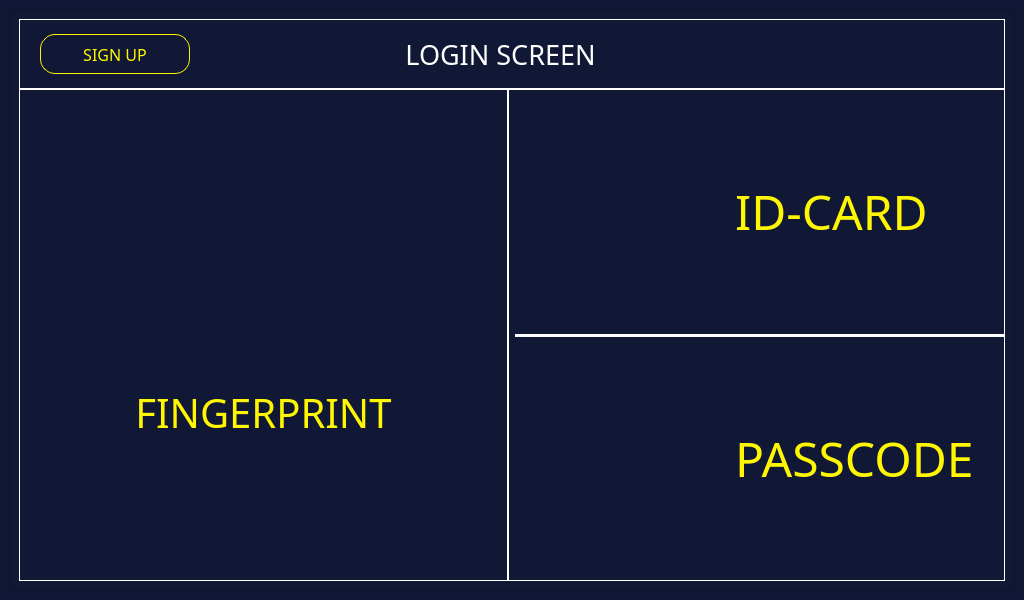
<?xml version="1.0" encoding="UTF-8"?>
<ui version="4.0">
 <class>MainWindow</class>
 <widget class="QMainWindow" name="MainWindow">
  <property name="geometry">
   <rect>
    <x>0</x>
    <y>0</y>
    <width>1024</width>
    <height>600</height>
   </rect>
  </property>
  <property name="windowTitle">
   <string>MainWindow</string>
  </property>
  <property name="layoutDirection">
   <enum>Qt::LeftToRight</enum>
  </property>
  <property name="styleSheet">
   <string notr="true">background-color: rgb(17, 24, 53);</string>
  </property>
  <widget class="QWidget" name="centralwidget">
   <layout class="QHBoxLayout" name="horizontalLayout_5">
    <property name="spacing">
     <number>0</number>
    </property>
    <item>
     <widget class="QFrame" name="frame">
      <property name="styleSheet">
       <string notr="true"/>
      </property>
      <property name="frameShape">
       <enum>QFrame::StyledPanel</enum>
      </property>
      <property name="frameShadow">
       <enum>QFrame::Raised</enum>
      </property>
      <layout class="QVBoxLayout" name="verticalLayout_4">
       <property name="spacing">
        <number>0</number>
       </property>
       <item>
        <widget class="QFrame" name="frame_2">
         <property name="maximumSize">
          <size>
           <width>16777215</width>
           <height>70</height>
          </size>
         </property>
         <property name="styleSheet">
          <string notr="true">border :1px solid;
border-color: rgb(255, 255, 255);</string>
         </property>
         <property name="frameShape">
          <enum>QFrame::StyledPanel</enum>
         </property>
         <property name="frameShadow">
          <enum>QFrame::Raised</enum>
         </property>
         <layout class="QVBoxLayout" name="verticalLayout_3">
          <property name="leftMargin">
           <number>10</number>
          </property>
          <property name="topMargin">
           <number>10</number>
          </property>
          <property name="rightMargin">
           <number>10</number>
          </property>
          <property name="bottomMargin">
           <number>10</number>
          </property>
          <item>
           <widget class="QFrame" name="frame_8">
            <property name="styleSheet">
             <string notr="true">border:none</string>
            </property>
            <property name="frameShape">
             <enum>QFrame::StyledPanel</enum>
            </property>
            <property name="frameShadow">
             <enum>QFrame::Raised</enum>
            </property>
            <layout class="QHBoxLayout" name="horizontalLayout">
             <property name="spacing">
              <number>0</number>
             </property>
             <property name="leftMargin">
              <number>10</number>
             </property>
             <property name="topMargin">
              <number>0</number>
             </property>
             <property name="rightMargin">
              <number>10</number>
             </property>
             <property name="bottomMargin">
              <number>0</number>
             </property>
             <item>
              <widget class="QPushButton" name="btRegis">
               <property name="maximumSize">
                <size>
                 <width>150</width>
                 <height>40</height>
                </size>
               </property>
               <property name="font">
                <font>
                 <family>Poppins</family>
                 <pointsize>12</pointsize>
                </font>
               </property>
               <property name="styleSheet">
                <string notr="true">QPushButton {
    border: 1px solid rgb(255, 247, 1);
	color: rgb(255, 247, 1);
    border-radius: 15px;
    font-family: 'Poppins';
}

QPushButton:hover {
    background-color: rgba(255, 247, 1, 0.2); /* Efek transparan kuning saat hover */
    border: 1px solid white;
}

QPushButton:pressed {
    background-color: rgb(98, 91, 41);
}</string>
               </property>
               <property name="text">
                <string>SIGN UP</string>
               </property>
               <property name="icon">
                <iconset>
                 <normaloff>../assets/icon/user-plus-solid-full (1).svg</normaloff>../assets/icon/user-plus-solid-full (1).svg</iconset>
               </property>
               <property name="iconSize">
                <size>
                 <width>25</width>
                 <height>25</height>
                </size>
               </property>
              </widget>
             </item>
             <item>
              <spacer name="horizontalSpacer">
               <property name="orientation">
                <enum>Qt::Horizontal</enum>
               </property>
               <property name="sizeType">
                <enum>QSizePolicy::Fixed</enum>
               </property>
               <property name="sizeHint" stdset="0">
                <size>
                 <width>150</width>
                 <height>20</height>
                </size>
               </property>
              </spacer>
             </item>
             <item alignment="Qt::AlignHCenter">
              <widget class="QLabel" name="label">
               <property name="font">
                <font>
                 <family>Poppins</family>
                 <pointsize>20</pointsize>
                </font>
               </property>
               <property name="styleSheet">
                <string notr="true">color: rgb(255, 255, 255);
border: none;</string>
               </property>
               <property name="text">
                <string>LOGIN SCREEN</string>
               </property>
               <property name="alignment">
                <set>Qt::AlignCenter</set>
               </property>
              </widget>
             </item>
             <item alignment="Qt::AlignRight">
              <widget class="QPushButton" name="btCls_login">
               <property name="minimumSize">
                <size>
                 <width>50</width>
                 <height>30</height>
                </size>
               </property>
               <property name="font">
                <font>
                 <family>MS Serif</family>
                </font>
               </property>
               <property name="styleSheet">
                <string notr="true">QPushButton{	
	color: rgb(42, 41, 41);
	border-radius : 5px;
}

QPushButton:hover{	
	
	color: rgb(42, 41, 41);
	background-color: rgb(255, 0, 0);
}
QToolTip {	
	color: rgb(15, 15, 15);
}</string>
               </property>
               <property name="text">
                <string/>
               </property>
               <property name="icon">
                <iconset>
                 <normaloff>../assets/x.png</normaloff>../assets/x.png</iconset>
               </property>
               <property name="iconSize">
                <size>
                 <width>25</width>
                 <height>25</height>
                </size>
               </property>
              </widget>
             </item>
            </layout>
           </widget>
          </item>
         </layout>
        </widget>
       </item>
       <item>
        <widget class="QFrame" name="frame_3">
         <property name="styleSheet">
          <string notr="true">border :1px solid;
border-color: rgb(255, 255, 255);</string>
         </property>
         <property name="frameShape">
          <enum>QFrame::StyledPanel</enum>
         </property>
         <property name="frameShadow">
          <enum>QFrame::Raised</enum>
         </property>
         <layout class="QHBoxLayout" name="horizontalLayout_4">
          <property name="leftMargin">
           <number>0</number>
          </property>
          <property name="topMargin">
           <number>0</number>
          </property>
          <property name="rightMargin">
           <number>0</number>
          </property>
          <property name="bottomMargin">
           <number>0</number>
          </property>
          <item>
           <widget class="QFrame" name="frame_4">
            <property name="styleSheet">
             <string notr="true">border-right: 2px solid;
border-right-color: rgb(255, 255, 255);
border-left : none;
border-top : none;
border-bottom : none;</string>
            </property>
            <property name="frameShape">
             <enum>QFrame::StyledPanel</enum>
            </property>
            <property name="frameShadow">
             <enum>QFrame::Raised</enum>
            </property>
            <layout class="QVBoxLayout" name="verticalLayout_2">
             <item alignment="Qt::AlignHCenter">
              <widget class="QPushButton" name="btFinger">
               <property name="maximumSize">
                <size>
                 <width>250</width>
                 <height>16777215</height>
                </size>
               </property>
               <property name="styleSheet">
                <string notr="true">QPushButton{
	border: none;
}
QPushButton:hover{
	background-color: rgb(98, 91, 41);
}
</string>
               </property>
               <property name="text">
                <string/>
               </property>
               <property name="icon">
                <iconset>
                 <normaloff>../assets/finger.png</normaloff>../assets/finger.png</iconset>
               </property>
               <property name="iconSize">
                <size>
                 <width>250</width>
                 <height>250</height>
                </size>
               </property>
              </widget>
             </item>
             <item>
              <widget class="QLabel" name="label_4">
               <property name="maximumSize">
                <size>
                 <width>16777215</width>
                 <height>50</height>
                </size>
               </property>
               <property name="font">
                <font>
                 <family>Poppins</family>
                 <pointsize>30</pointsize>
                </font>
               </property>
               <property name="styleSheet">
                <string notr="true">border : none;
color: rgb(255, 247, 1);</string>
               </property>
               <property name="text">
                <string>FINGERPRINT</string>
               </property>
               <property name="alignment">
                <set>Qt::AlignCenter</set>
               </property>
              </widget>
             </item>
            </layout>
           </widget>
          </item>
          <item>
           <widget class="QFrame" name="frame_5">
            <property name="styleSheet">
             <string notr="true">border :none</string>
            </property>
            <property name="frameShape">
             <enum>QFrame::StyledPanel</enum>
            </property>
            <property name="frameShadow">
             <enum>QFrame::Raised</enum>
            </property>
            <layout class="QVBoxLayout" name="verticalLayout">
             <property name="spacing">
              <number>0</number>
             </property>
             <property name="leftMargin">
              <number>0</number>
             </property>
             <property name="topMargin">
              <number>0</number>
             </property>
             <property name="rightMargin">
              <number>0</number>
             </property>
             <property name="bottomMargin">
              <number>0</number>
             </property>
             <item>
              <widget class="QFrame" name="frame_6">
               <property name="styleSheet">
                <string notr="true"/>
               </property>
               <property name="frameShape">
                <enum>QFrame::StyledPanel</enum>
               </property>
               <property name="frameShadow">
                <enum>QFrame::Raised</enum>
               </property>
               <layout class="QHBoxLayout" name="horizontalLayout_3">
                <property name="spacing">
                 <number>30</number>
                </property>
                <property name="leftMargin">
                 <number>20</number>
                </property>
                <item>
                 <widget class="QPushButton" name="btRfid">
                  <property name="maximumSize">
                   <size>
                    <width>170</width>
                    <height>16777215</height>
                   </size>
                  </property>
                  <property name="font">
                   <font>
                    <family>Orbitron</family>
                    <pointsize>30</pointsize>
                   </font>
                  </property>
                  <property name="styleSheet">
                   <string notr="true">QPushButton{
	border: none;
}
QPushButton:hover{
	background-color: rgb(98, 91, 41);
}
</string>
                  </property>
                  <property name="text">
                   <string/>
                  </property>
                  <property name="icon">
                   <iconset>
                    <normaloff>../assets/rfid.png</normaloff>../assets/rfid.png</iconset>
                  </property>
                  <property name="iconSize">
                   <size>
                    <width>170</width>
                    <height>170</height>
                   </size>
                  </property>
                 </widget>
                </item>
                <item>
                 <widget class="QLabel" name="label_5">
                  <property name="font">
                   <font>
                    <family>Poppins</family>
                    <pointsize>30</pointsize>
                   </font>
                  </property>
                  <property name="styleSheet">
                   <string notr="true">border : none;
color: rgb(255, 247, 1);</string>
                  </property>
                  <property name="text">
                   <string>&lt;html&gt;&lt;head/&gt;&lt;body&gt;&lt;p&gt;&lt;span style=&quot; font-size:36pt;&quot;&gt;ID-CARD&lt;/span&gt;&lt;/p&gt;&lt;/body&gt;&lt;/html&gt;</string>
                  </property>
                 </widget>
                </item>
               </layout>
              </widget>
             </item>
             <item>
              <widget class="Line" name="line">
               <property name="styleSheet">
                <string notr="true">background-color: rgb(255, 255, 255);</string>
               </property>
               <property name="lineWidth">
                <number>2</number>
               </property>
               <property name="orientation">
                <enum>Qt::Horizontal</enum>
               </property>
              </widget>
             </item>
             <item>
              <widget class="QFrame" name="frame_7">
               <property name="styleSheet">
                <string notr="true">border : none</string>
               </property>
               <property name="frameShape">
                <enum>QFrame::StyledPanel</enum>
               </property>
               <property name="frameShadow">
                <enum>QFrame::Raised</enum>
               </property>
               <layout class="QHBoxLayout" name="horizontalLayout_2">
                <property name="spacing">
                 <number>30</number>
                </property>
                <property name="leftMargin">
                 <number>20</number>
                </property>
                <item>
                 <widget class="QPushButton" name="btPin">
                  <property name="maximumSize">
                   <size>
                    <width>170</width>
                    <height>16777215</height>
                   </size>
                  </property>
                  <property name="styleSheet">
                   <string notr="true">QPushButton{
	border: none;
}
QPushButton:hover{
	background-color: rgb(98, 91, 41);
}
border : none;</string>
                  </property>
                  <property name="text">
                   <string/>
                  </property>
                  <property name="icon">
                   <iconset>
                    <normaloff>../assets/pin.png</normaloff>../assets/pin.png</iconset>
                  </property>
                  <property name="iconSize">
                   <size>
                    <width>170</width>
                    <height>170</height>
                   </size>
                  </property>
                 </widget>
                </item>
                <item>
                 <widget class="QLabel" name="label_6">
                  <property name="font">
                   <font>
                    <family>Poppins</family>
                    <pointsize>30</pointsize>
                   </font>
                  </property>
                  <property name="styleSheet">
                   <string notr="true">border : none;
color: rgb(255, 247, 1);</string>
                  </property>
                  <property name="text">
                   <string>&lt;html&gt;&lt;head/&gt;&lt;body&gt;&lt;p&gt;&lt;span style=&quot; font-size:36pt;&quot;&gt;PASSCODE&lt;/span&gt;&lt;/p&gt;&lt;/body&gt;&lt;/html&gt;</string>
                  </property>
                 </widget>
                </item>
               </layout>
              </widget>
             </item>
            </layout>
           </widget>
          </item>
         </layout>
        </widget>
       </item>
      </layout>
     </widget>
    </item>
   </layout>
  </widget>
 </widget>
 <resources/>
 <connections/>
</ui>
